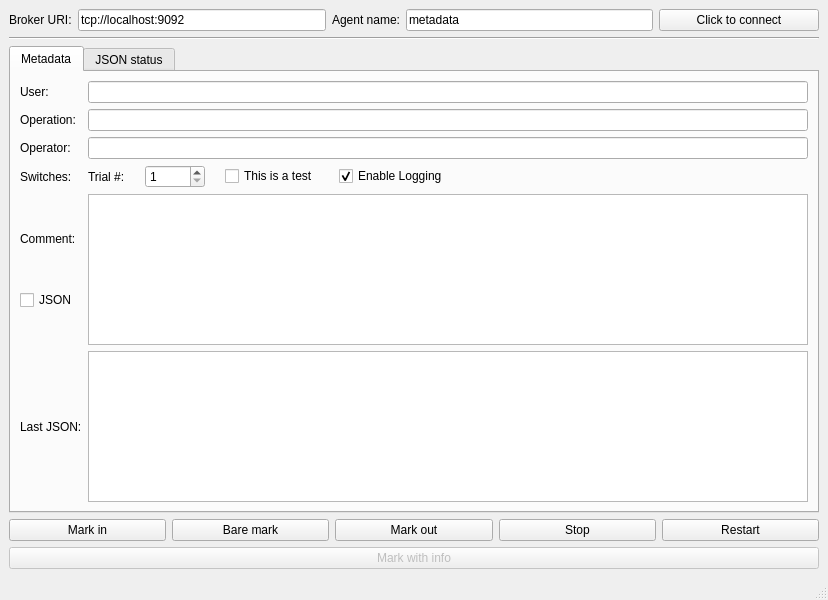
<?xml version="1.0" encoding="UTF-8"?>
<ui version="4.0">
 <class>MainWindow</class>
 <widget class="QMainWindow" name="MainWindow">
  <property name="geometry">
   <rect>
    <x>0</x>
    <y>0</y>
    <width>828</width>
    <height>600</height>
   </rect>
  </property>
  <property name="windowTitle">
   <string>Miroscic metadata agent</string>
  </property>
  <property name="unifiedTitleAndToolBarOnMac">
   <bool>true</bool>
  </property>
  <widget class="QWidget" name="centralwidget">
   <layout class="QVBoxLayout" name="verticalLayout_2">
    <item>
     <layout class="QGridLayout" name="gridLayout_2">
      <item row="0" column="2">
       <widget class="QLabel" name="label_7">
        <property name="text">
         <string>Agent name:</string>
        </property>
       </widget>
      </item>
      <item row="0" column="0">
       <widget class="QLabel" name="label_6">
        <property name="text">
         <string>Broker URI:</string>
        </property>
       </widget>
      </item>
      <item row="0" column="3">
       <widget class="QLineEdit" name="agentNameLine">
        <property name="text">
         <string>metadata</string>
        </property>
        <property name="placeholderText">
         <string>metadata</string>
        </property>
       </widget>
      </item>
      <item row="0" column="1">
       <widget class="QLineEdit" name="brokerURILine">
        <property name="text">
         <string>tcp://localhost:9092</string>
        </property>
        <property name="placeholderText">
         <string>tcp://localhost:9092</string>
        </property>
       </widget>
      </item>
      <item row="0" column="4">
       <widget class="QPushButton" name="connectButton">
        <property name="minimumSize">
         <size>
          <width>160</width>
          <height>0</height>
         </size>
        </property>
        <property name="text">
         <string>Click to connect</string>
        </property>
        <property name="shortcut">
         <string>Ctrl+K</string>
        </property>
        <property name="checkable">
         <bool>true</bool>
        </property>
       </widget>
      </item>
     </layout>
    </item>
    <item>
     <widget class="Line" name="line">
      <property name="orientation">
       <enum>Qt::Horizontal</enum>
      </property>
     </widget>
    </item>
    <item>
     <widget class="QTabWidget" name="tabWidget">
      <property name="sizePolicy">
       <sizepolicy hsizetype="Expanding" vsizetype="Maximum">
        <horstretch>0</horstretch>
        <verstretch>0</verstretch>
       </sizepolicy>
      </property>
      <property name="currentIndex">
       <number>0</number>
      </property>
      <widget class="QWidget" name="metadataTab">
       <attribute name="title">
        <string>Metadata</string>
       </attribute>
       <layout class="QVBoxLayout" name="verticalLayout_3">
        <item>
         <layout class="QGridLayout" name="gridLayout">
          <property name="sizeConstraint">
           <enum>QLayout::SetMaximumSize</enum>
          </property>
          <item row="4" column="1">
           <widget class="QTextEdit" name="commentText">
            <property name="sizePolicy">
             <sizepolicy hsizetype="Expanding" vsizetype="Expanding">
              <horstretch>0</horstretch>
              <verstretch>0</verstretch>
             </sizepolicy>
            </property>
            <property name="font">
             <font>
              <family>Courier New</family>
             </font>
            </property>
           </widget>
          </item>
          <item row="0" column="1">
           <widget class="QLineEdit" name="userLine"/>
          </item>
          <item row="3" column="0">
           <widget class="QLabel" name="label_2">
            <property name="text">
             <string>Switches:</string>
            </property>
           </widget>
          </item>
          <item row="1" column="1">
           <widget class="QLineEdit" name="operationLine"/>
          </item>
          <item row="3" column="1">
           <layout class="QHBoxLayout" name="horizontalLayout">
            <property name="spacing">
             <number>20</number>
            </property>
            <item>
             <widget class="QLabel" name="label_9">
              <property name="text">
               <string>Trial #:</string>
              </property>
             </widget>
            </item>
            <item>
             <widget class="QSpinBox" name="trialNumber">
              <property name="minimumSize">
               <size>
                <width>60</width>
                <height>0</height>
               </size>
              </property>
              <property name="minimum">
               <number>1</number>
              </property>
              <property name="maximum">
               <number>999</number>
              </property>
             </widget>
            </item>
            <item>
             <widget class="QCheckBox" name="thisIsATest">
              <property name="text">
               <string>This is a test</string>
              </property>
             </widget>
            </item>
            <item>
             <widget class="QCheckBox" name="enableLogging">
              <property name="text">
               <string>Enable Logging</string>
              </property>
              <property name="checked">
               <bool>true</bool>
              </property>
             </widget>
            </item>
            <item>
             <spacer name="horizontalSpacer">
              <property name="orientation">
               <enum>Qt::Horizontal</enum>
              </property>
              <property name="sizeHint" stdset="0">
               <size>
                <width>40</width>
                <height>20</height>
               </size>
              </property>
             </spacer>
            </item>
           </layout>
          </item>
          <item row="2" column="0">
           <widget class="QLabel" name="label">
            <property name="text">
             <string>Operator:</string>
            </property>
           </widget>
          </item>
          <item row="2" column="1">
           <widget class="QLineEdit" name="operatorLine">
            <property name="font">
             <font>
              <italic>true</italic>
             </font>
            </property>
            <property name="autoFillBackground">
             <bool>false</bool>
            </property>
            <property name="readOnly">
             <bool>false</bool>
            </property>
           </widget>
          </item>
          <item row="1" column="0">
           <widget class="QLabel" name="label_4">
            <property name="text">
             <string>Operation:</string>
            </property>
           </widget>
          </item>
          <item row="0" column="0">
           <widget class="QLabel" name="label_3">
            <property name="text">
             <string>User:</string>
            </property>
           </widget>
          </item>
          <item row="5" column="0">
           <widget class="QLabel" name="label_8">
            <property name="text">
             <string>Last JSON:</string>
            </property>
           </widget>
          </item>
          <item row="5" column="1">
           <widget class="QPlainTextEdit" name="lastJSON">
            <property name="sizePolicy">
             <sizepolicy hsizetype="Expanding" vsizetype="Expanding">
              <horstretch>0</horstretch>
              <verstretch>0</verstretch>
             </sizepolicy>
            </property>
            <property name="font">
             <font>
              <family>Courier New</family>
             </font>
            </property>
            <property name="readOnly">
             <bool>true</bool>
            </property>
           </widget>
          </item>
          <item row="4" column="0">
           <layout class="QVBoxLayout" name="verticalLayout">
            <item>
             <widget class="QLabel" name="label_5">
              <property name="sizePolicy">
               <sizepolicy hsizetype="Preferred" vsizetype="Minimum">
                <horstretch>0</horstretch>
                <verstretch>0</verstretch>
               </sizepolicy>
              </property>
              <property name="maximumSize">
               <size>
                <width>16777215</width>
                <height>20</height>
               </size>
              </property>
              <property name="text">
               <string>Comment:</string>
              </property>
             </widget>
            </item>
            <item>
             <widget class="QCheckBox" name="commentIsJSON">
              <property name="text">
               <string>JSON</string>
              </property>
             </widget>
            </item>
           </layout>
          </item>
         </layout>
        </item>
       </layout>
      </widget>
      <widget class="QWidget" name="statusTab">
       <attribute name="title">
        <string>JSON status</string>
       </attribute>
       <layout class="QVBoxLayout" name="verticalLayout_4">
        <item>
         <layout class="QGridLayout" name="gridLayout_3">
          <item row="0" column="1">
           <widget class="QCheckBox" name="keepExpandedCheckBox">
            <property name="text">
             <string>Keep expanded</string>
            </property>
            <property name="checked">
             <bool>true</bool>
            </property>
           </widget>
          </item>
         </layout>
        </item>
        <item>
         <widget class="QTreeView" name="treeView">
          <property name="sizePolicy">
           <sizepolicy hsizetype="Expanding" vsizetype="MinimumExpanding">
            <horstretch>0</horstretch>
            <verstretch>0</verstretch>
           </sizepolicy>
          </property>
         </widget>
        </item>
       </layout>
      </widget>
     </widget>
    </item>
    <item>
     <spacer name="verticalSpacer">
      <property name="orientation">
       <enum>Qt::Vertical</enum>
      </property>
      <property name="sizeHint" stdset="0">
       <size>
        <width>20</width>
        <height>40</height>
       </size>
      </property>
     </spacer>
    </item>
    <item>
     <layout class="QHBoxLayout" name="horizontalLayout_2">
      <item>
       <widget class="QPushButton" name="markInButton">
        <property name="text">
         <string>Mark in</string>
        </property>
        <property name="shortcut">
         <string>Ctrl+I</string>
        </property>
       </widget>
      </item>
      <item>
       <widget class="QPushButton" name="immediateMarkButton">
        <property name="text">
         <string>Bare mark</string>
        </property>
        <property name="shortcut">
         <string>Ctrl+M</string>
        </property>
       </widget>
      </item>
      <item>
       <widget class="QPushButton" name="markOutButton">
        <property name="text">
         <string>Mark out</string>
        </property>
        <property name="shortcut">
         <string>Ctrl+O</string>
        </property>
       </widget>
      </item>
      <item>
       <widget class="QPushButton" name="stopButton">
        <property name="text">
         <string>Stop</string>
        </property>
       </widget>
      </item>
      <item>
       <widget class="QPushButton" name="restartButton">
        <property name="text">
         <string>Restart</string>
        </property>
       </widget>
      </item>
     </layout>
    </item>
    <item>
     <widget class="QPushButton" name="sendMessageButton">
      <property name="enabled">
       <bool>false</bool>
      </property>
      <property name="minimumSize">
       <size>
        <width>0</width>
        <height>0</height>
       </size>
      </property>
      <property name="text">
       <string>Mark with info</string>
      </property>
      <property name="shortcut">
       <string>Ctrl+Return</string>
      </property>
      <property name="checkable">
       <bool>false</bool>
      </property>
      <property name="autoDefault">
       <bool>false</bool>
      </property>
      <property name="default">
       <bool>false</bool>
      </property>
      <property name="flat">
       <bool>false</bool>
      </property>
     </widget>
    </item>
   </layout>
  </widget>
  <widget class="QMenuBar" name="menubar">
   <property name="geometry">
    <rect>
     <x>0</x>
     <y>0</y>
     <width>828</width>
     <height>24</height>
    </rect>
   </property>
  </widget>
  <widget class="QStatusBar" name="statusbar"/>
 </widget>
 <tabstops>
  <tabstop>brokerURILine</tabstop>
  <tabstop>agentNameLine</tabstop>
  <tabstop>userLine</tabstop>
  <tabstop>operationLine</tabstop>
  <tabstop>operatorLine</tabstop>
  <tabstop>commentText</tabstop>
  <tabstop>commentIsJSON</tabstop>
  <tabstop>thisIsATest</tabstop>
  <tabstop>connectButton</tabstop>
  <tabstop>sendMessageButton</tabstop>
  <tabstop>tabWidget</tabstop>
  <tabstop>lastJSON</tabstop>
  <tabstop>treeView</tabstop>
  <tabstop>keepExpandedCheckBox</tabstop>
 </tabstops>
 <resources/>
 <connections/>
</ui>
